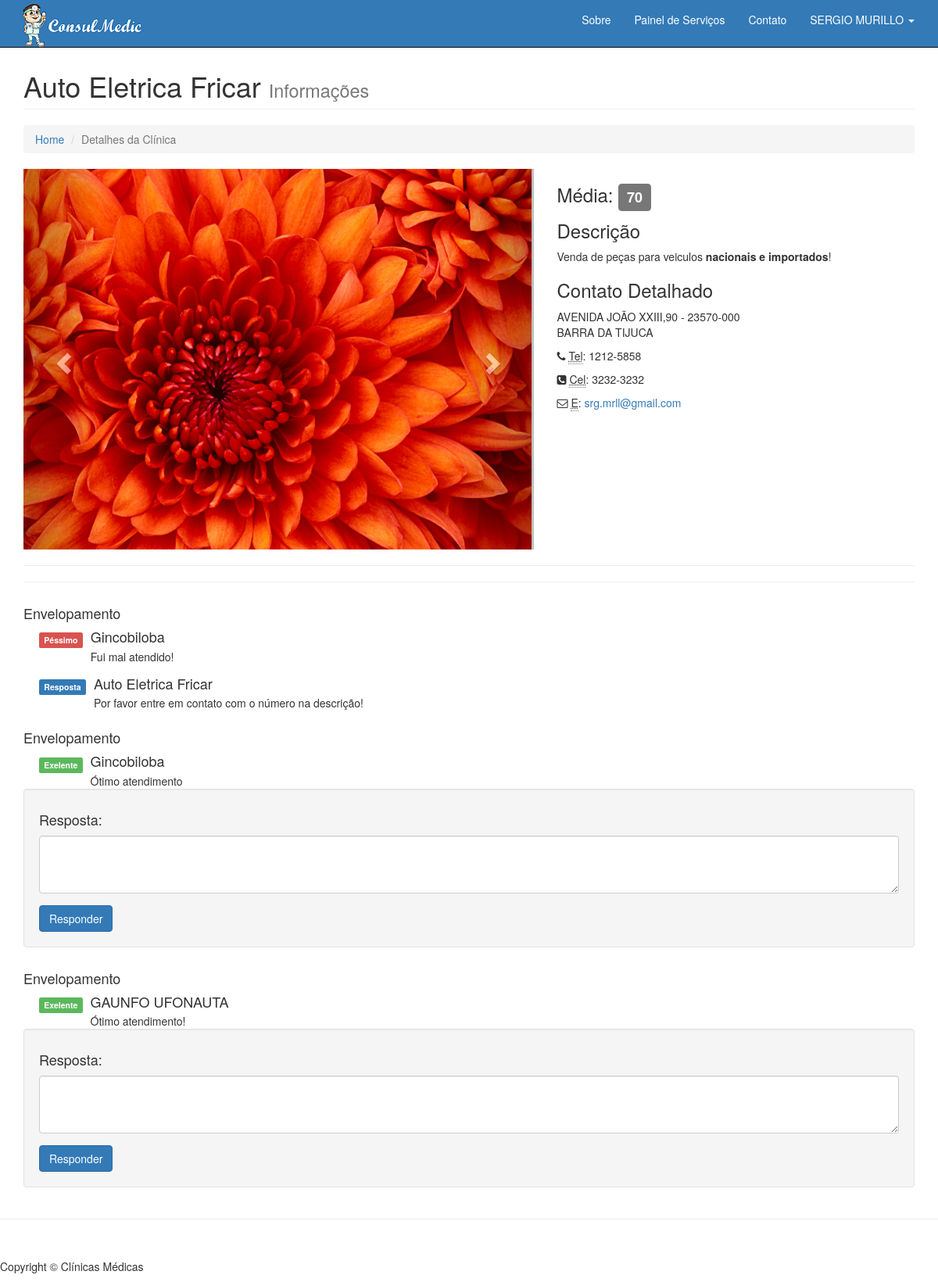
The app's page /descCliente.php?cliente=34 (signed in) with its own data.
### tables this page shows
CREATE TABLE IF NOT EXISTS `avaliacao` (
  `idAvaliacao` int(11) NOT NULL AUTO_INCREMENT,
  `idUsuario` int(11) NOT NULL,
  `idCliente` int(11) NOT NULL,
  `idServico` int(11) NOT NULL,
  `avaliacao` int(11) NOT NULL,
  `comentario` varchar(2000) NOT NULL,
  `data` date NOT NULL,
  PRIMARY KEY (`idAvaliacao`)
);

CREATE TABLE IF NOT EXISTS `servicos` (
  `idServico` int(11) NOT NULL AUTO_INCREMENT,
  `nomeServico` varchar(155) NOT NULL,
  `estatus` varchar(1) NOT NULL,
  PRIMARY KEY (`idServico`)
);

CREATE TABLE IF NOT EXISTS `usuarios` (
  `idUsuario` int(11) NOT NULL AUTO_INCREMENT,
  `nomeUsuario` varchar(15) NOT NULL,
  `emailUsuario` varchar(55) NOT NULL,
  `senhaUsuario` varchar(55) NOT NULL,
  `tpUser` int(11) NOT NULL,
  PRIMARY KEY (`idUsuario`),
  UNIQUE KEY `emailUsuario` (`emailUsuario`),
  UNIQUE KEY `nomeUsuario` (`nomeUsuario`)
);

CREATE TABLE IF NOT EXISTS `resposta` (
  `idResposta` int(11) NOT NULL AUTO_INCREMENT,
  `resposta` varchar(255) NOT NULL,
  `idAvaliacao` int(11) NOT NULL,
  `data` date NOT NULL,
  PRIMARY KEY (`idResposta`)
);

### class/classClinicaMedica.php (called while the page is built, shortened)
<?php
class classClinicaMedica{
    private $host = "localhost";
    private $dbname = "carrolista";
    private $user = "root";
    private $senha = "";
    function conecta(){
        $this->pdo = new PDO("mysql:host=$this->host;dbname=$this->dbname", "$this->user", "$this->senha");
    }
}
?>

### class/classUsuario.php (called while the page is built, shortened)
<?php
require 'classClinicaMedica.php';
class classUsuario extends classClinicaMedica{
                  ?>
                <?php
    function verificaLogin(){
        if(@$_SESSION['logado']=='sim'){
            return true;
        }
    }
    function getNome(){
        return $_SESSION['userNome'];
    }
    function getEmail(){
        return $_SESSION['userEmail'];
    }
    function getIdUser(){
        return $_SESSION['idUser'];
    }
}

### class/classCliente.php (the view, shortened to what this page needs)
<?php
require_once 'classUsuario.php';
class classCliente extends classUsuario{
    function buscaDadosCliente($idCliente){
        try{
            $buscaCli = $this->pdo->prepare("SELECT * FROM clientes WHERE idCliente = :idCliente");
            $buscaCli->execute(array(
                ':idCliente' => $idCliente
            ));
            if($buscaCli->rowCount() > 0){
                $cliente = $buscaCli->fetch(PDO::FETCH_ASSOC);
            }
        }catch (Exception $e) {
            echo 'Error: ' . $e->getMessage();
        }
    }
            ?>
<?php
    function verificaDonoCliente($idCliente,$idUsuario){
        try{
            $verifica = $this->pdo->prepare("SELECT * FROM clientes WHERE idUsuario = :idUsuario and idCliente = :idCliente");
            $verifica->execute(array(
                ':idUsuario' => $idUsuario,
                ':idCliente' => $idCliente
            ));
            if($verifica->rowCount() > 0){
                return true;
            }
        } catch (Exception $ex) {
            echo "Erro: ".$ex->getMessage();
        }
    }
    function verificaResposta($idAvaliacao){
        try{
            $vResposta = $this->pdo->prepare("SELECT * FROM resposta WHERE idAvaliacao = :idAvaliacao");
            $vResposta->execute(array(
                ':idAvaliacao' => $idAvaliacao
            ));
            if($vResposta->rowCount() > 0){
                return true;
            }
        } catch (Exception $ex) {
            echo "Erro: ".$ex->getMessage();
        }
    }
    function mostraResposta($idAvaliacao) {
        $mostraR = $this->pdo->prepare("SELECT * FROM resposta WHERE idAvaliacao = :idAvaliacao");
        $mostraR->execute(array(
            ':idAvaliacao' => $idAvaliacao
        ));
        $mostra1 = $mostraR->fetch(PDO::FETCH_ASSOC);
            return $mostra1['resposta'];
    }
    function mostraAvaliacao($idCliente,$idUsuario){
        try{
            $mostra = $this->pdo->prepare("SELECT av.avaliacao,u.nomeUsuario,av.comentario,av.idAvaliacao,s.nomeServico
                                            FROM avaliacao av INNER JOIN usuarios u ON av.idUsuario = u.idUsuario
                                            INNER JOIN servicos s ON av.idServico = s.idServico
                                            WHERE idCliente = :idCliente ORDER BY av.idAvaliacao DESC");
            $mostra->execute(array(
                ':idCliente' => $idCliente
            ));
            while($mosta1 = $mostra->fetch(PDO::FETCH_NUM)) {
                ?>
                <div class="media">
                    <h4><?=$mosta1[4]?></h4>
                    <a class="pull-left" href="#">
                        <?php
                            switch ($mosta1[0]) {
                                case 10:
                                    echo '<label class="radio-inline" >
                                                <span class="label label-danger">
                                                    Péssimo
                                                </span>
                                            </label>';
                                    break;
                                case 100:
                                    echo '<label class="radio-inline" >
                                                <span class="label label-success">
                                                    Exelente
                                                </span>
                                            </label>';
                                    break;
                            }
                        ?>
                    </a>
                    <div class="media-body">
                        <h4 class="media-heading"><?=$mosta1[1]?>
                        </h4>
                      <?=$mosta1[2]?>
                    </div>
                </div>
                <?php
                if(!$this->verificaResposta($mosta1[3])){
                    if($this->verificaDonoCliente($idCliente, $idUsuario)){
                    ?>
                    <div class="well">
                    <h4>Resposta:</h4>
                    <form role="form" method="post" action="descCliente.php">
                        <div class="form-group">
                           <textarea id="inputEmail3" class="form-control" maxlength="255" name="resposta" rows="3"></textarea>
                        </div>
                        <button type="submit" class="btn btn-primary">Responder</button>
                    </form>
                </div>
                <?php
                    }
                }else{
                    ?>
                    <div class="media">
                            <a class="pull-left" href="#">
                                <label class="radio-inline" >
                                    <span class="label label-primary">
                                        Resposta
                                    </span>
                                </label>
                            </a>
                            <div class="media-body">
                                <h4 class="media-heading"><?=$this->getNomeCli();?>
                                </h4>
                               <?=$this->mostraResposta($mosta1[3])?>
                            </div>
                        </div>
                    <?php
                }
            }
        } catch (Exception $ex) {
            echo $ex->getMessage();
        }
    }
    function verificaMedia($idCliente){
        try{
            $verificaMedia = $this->pdo->prepare('SELECT AVG(av.avaliacao) '
                    . 'FROM avaliacao av INNER JOIN clientes c ON av.idCliente = c.idCliente '
                    . 'WHERE c.idCliente = :idCliente');
            $verificaMedia->execute([':idCliente' => $idCliente]);
            $media = $verificaMedia->fetch(PDO::FETCH_NUM);
            return $media[0];
        } catch (Exception $ex) {
            echo 'Erro: '. $ex->getMessage();
        }
    }
    function getIdCliente(){
        return $_SESSION['idCliente'];
    }
    function getNomeCli(){
        return $_SESSION['nomeCliente'];
    }
    function getEnd(){
        return $_SESSION['endCliente'];
    }
    function getNum(){
        return $_SESSION['numCliente'];
    }
    function getBairro(){
        return $_SESSION['bairroCliente'];
    }
    function getCep(){
        return $_SESSION['cepCliente'];
    }
    function getTel(){
        return $_SESSION['telCliente'];
    }
    function getCel(){
        return $_SESSION['celCliente'];
    }
    function getDesc(){
        return $_SESSION['descCliente'];
    }
    function getImage1() {
        return $_SESSION['image1'];
    }
}

### header.php (shortened to what this page needs)
<?php
include "./class/classUsuario.php";
$usuario = new classUsuario();
?>
<!DOCTYPE html>
<html lang="PT-BR">
<head>
    <link href="css/bootstrap.min.css" rel="stylesheet">
    <link href="css/modern-business.css" rel="stylesheet">
    <link href="font-awesome/css/font-awesome.min.css" rel="stylesheet" type="text/css">
</head>
<body>
    <nav class="navbar navbar-inverse navbar-fixed-top" role="navigation">
        <div class="container">
            <div class="navbar-header">
                <a class="navbar-brand" href="index.php" style="background-image:url('img/index/logoprincipal.png');">  </a>
            </div>
            <div class="collapse navbar-collapse" id="bs-example-navbar-collapse-1" style="text-align: center">
                <ul class="nav navbar-nav navbar-right">
                    <li>
                        <a href="about.php">Sobre</a>
                    </li>
                    <li>
                        <a href="services.php">Painel de Serviços</a>
                    </li>
                    <li>
                        <a href="contato.php">Contato</a>
                    </li>
                    <?php if(!$usuario->verificaLogin()){ ?>
                        <li>
                            <a href="login.php">Login</a>
                        </li>
                        <?php
                        }else{
                           ?>
                           <li class="dropdown">
                               <a href="#" class="dropdown-toggle" data-toggle="dropdown"><?php echo $usuario->getNome(); ?> <b
                                       class="caret"></b></a>
                           </li>
                           <?php
                       }
                    ?>
                </ul>
            </div>
        </div>
    </nav>

### descCliente.php (shortened to what this page needs)
<?php
include_once "header.php";
include_once "class/classCliente.php";
$cliente = new classCliente();
if($_POST){
    $dd=$_POST;
    if(@$dd['resposta']){
        $cliente->respondeAvaliacao($dd['resposta'], $dd['idAvaliacao']);
    }else{
        if($dd['coment']){
        $usuario->avaliaCliente($usuario->getIdUser(),$cliente->getIdCliente(),$dd['servico'],$dd['avaliacao'],$dd['coment']);
        }else{
            ?>
                <p class='bg-success'>
                        <div class='alert alert-danger alert-dismissible' role='alert'>
                            <button type='button' class='close' data-dismiss='alert' aria-label='Close'>
                                <span aria-hidden='true'>&times;</span>
                            </button>
                            Por favor <strong>preencha</strong> o campo <strong>Comentario</strong>.
                        </div>
                </p>
            <?php
        }
    }
}else{
    if($cliente->verificaEstatus($_GET['cliente'])){
        $cliente->buscaDadosCliente($_GET['cliente']);
    }else{
        echo "<script>window.location.href = 'listaLoja.php';</script>";
    }
}
?>
    <div class="container">
        <div class="row">
            <div class="col-lg-12">
                <h1 class="page-header"><?= $cliente->getNomeCli();?>
                    <small>Informações</small>
                </h1>
                <ol class="breadcrumb">
                    <li><a href="index.php">Home</a>
                    </li>
                    <li class="active">Detalhes da Clínica</li>
                </ol>
            </div>
        </div>
        <div class="row">
            <div class="col-md-7">
                <div id="carousel-example-generic" class="carousel slide" data-ride="carousel">
                    <div class="carousel-inner">
                        <?php
                            if($cliente->getImage1() != NULL){
                        ?>
                        <div class="item active">
                            <img class="img-responsive" width="650" height="400" src="img/clientes/<?=$cliente->getImage1();?>" alt="">
                        </div>
                        <?php
                            }
                        ?>
                    </div>
                    <a class="left carousel-control" href="#carousel-example-generic" data-slide="prev">
                        <span class="glyphicon glyphicon-chevron-left"></span>
                    </a>
                    <a class="right carousel-control" href="#carousel-example-generic" data-slide="next">
                        <span class="glyphicon glyphicon-chevron-right"></span>
                    </a>
                </div>
            </div>
            <div class="col-md-5">
                        <h3>Média:
                            <span class="label label-default">
                                <?php
                                        echo number_format($cliente->verificaMedia($cliente->getIdCliente()),0)
                                ?>
                            </span>
                        </h3>
                <h3>Descrição</h3>
                <p><?=$cliente->getDesc();?></p>
                <h3>Contato Detalhado</h3>
                <p>
                <?=$cliente->getEnd();?>,<?=$cliente->getNum();?> - <?=$cliente->getCep();?> <br><?=$cliente->getBairro();?><br>
                </p>
                <p><i class="fa fa-phone"></i>
                    <abbr title="Phone">Tel</abbr>: <?=$cliente->getCel();?></p>
                <p><i class="fa fa-phone-square"></i>
                    <abbr title="Phone">Cel</abbr>: <?=$cliente->getTel();?></p>
                <p><i class="fa fa-envelope-o"></i>
                    <abbr title="Email">E</abbr>: <a href="mailto:<?=$cliente->getEmail();?>"><?=  strtolower($cliente->getEmail());?></a>
                </p>
            </div>
        </div>
        <hr>
                <hr>
                <?=$cliente->mostraAvaliacao($cliente->getIdCliente(),$usuario->getIdUser());?>
        </div>
        <hr>
   <?php
   require_once './footer.php';
   ?>
</body>
</html>

### footer.php
<footer>
         <div class="row">
             <div class="col-lg-12">
                 <p>Copyright &copy; Clínicas Médicas</p>
             </div>
         </div>
     </footer>

### css/modern-business.css (style rules this page uses)
html, body { height: 100%; }
body { padding-top: 50px; }
footer { margin: 50px 0; }

### records on screen
avaliacao: idServico.nomeServico "Envelopamento", avaliacao "Péssimo", idUsuario.nomeUsuario "Gincobiloba", comentario "Fui mal atendido!", idAvaliacao.resposta "Por favor entre em contato com o número na descrição!"
avaliacao: idServico.nomeServico "Envelopamento", avaliacao "Exelente", idUsuario.nomeUsuario "Gincobiloba", comentario "Ótimo atendimento"
avaliacao: idServico.nomeServico "Envelopamento", avaliacao "Exelente", idUsuario.nomeUsuario "GAUNFO UFONAUTA", comentario "Ótimo atendimento!"

### other values on screen
$usuario->getNome() "SERGIO MURILLO"
$cliente->getNomeCli() "Auto Eletrica Fricar"
$cliente->verificaMedia($cliente->getIdCliente()) "70"
$cliente->getDesc() "Venda de peças para veiculos nacionais e importados !"
$cliente->getEnd() "AVENIDA JOÃO XXIII"
$cliente->getNum() "90"
$cliente->getCep() "23570-000"
$cliente->getBairro() "BARRA DA TIJUCA"
$cliente->getCel() "1212-5858"
$cliente->getTel() "3232-3232"
$cliente->getEmail() "srg.mrll@gmail.com"
